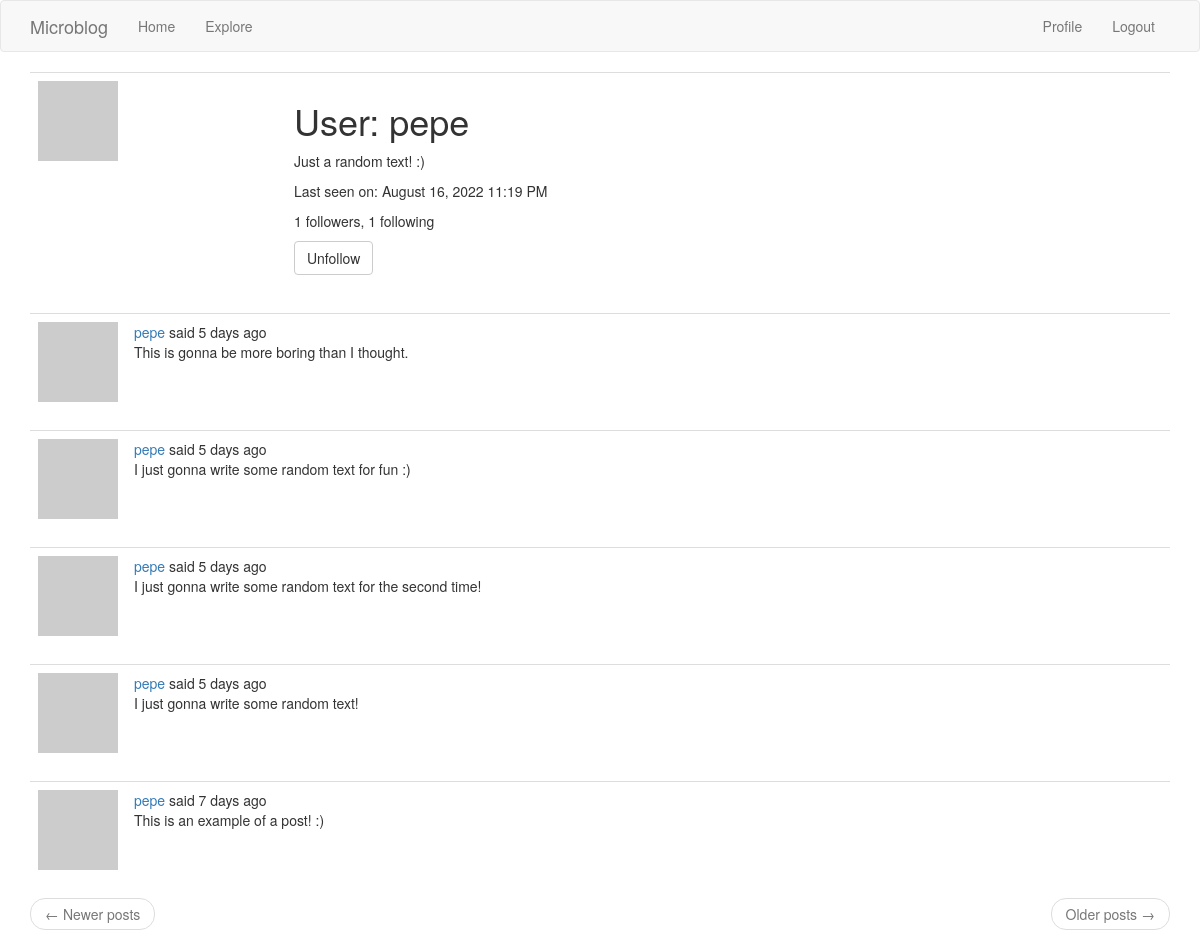
/user/pepe (signed in), run on an earlier commit of the app's database.
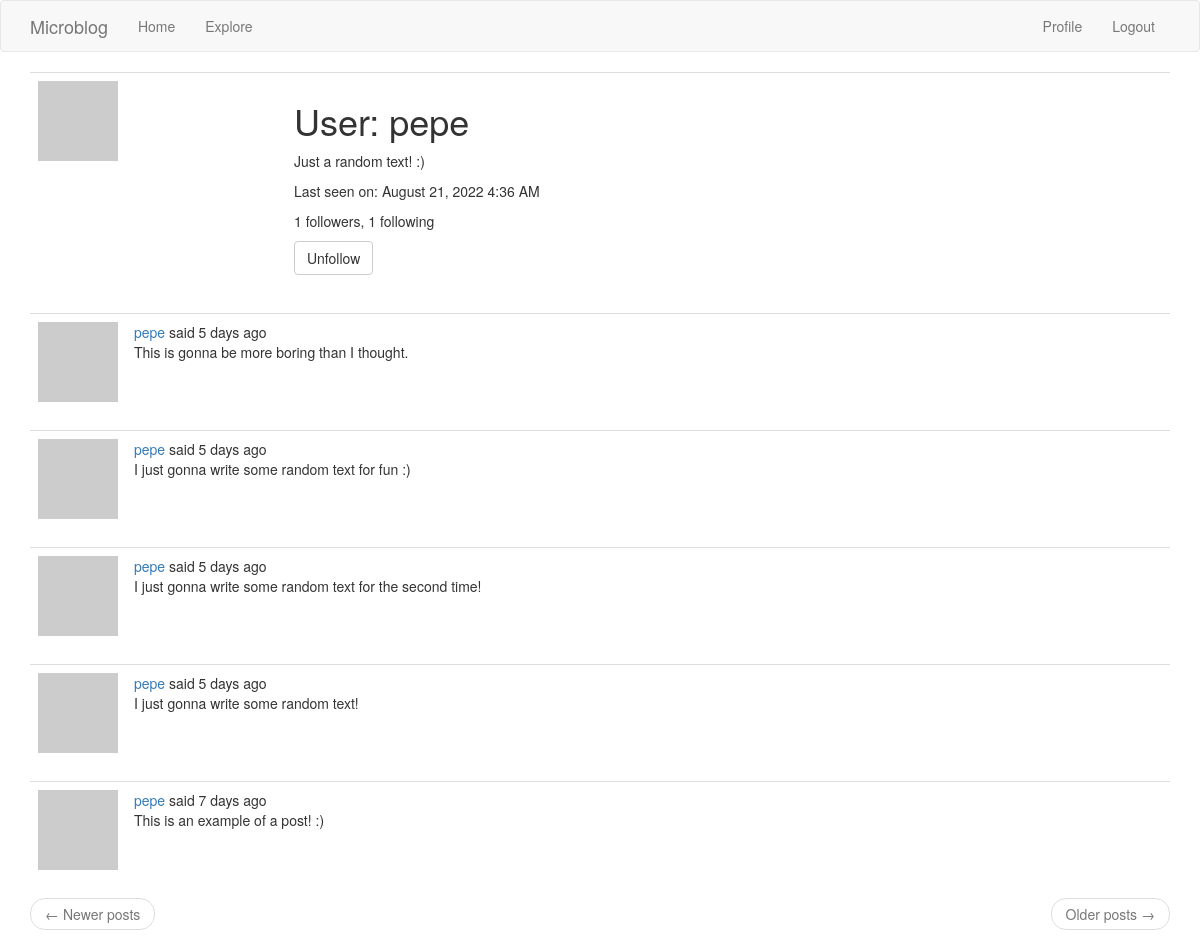
And on a later commit of the database.
### flaskr/models.py (models this page shows, shortened)
class User(UserMixin, db.Model):
    id = db.Column(db.Integer, primary_key=True)
    username = db.Column(db.String(64), index=True, unique=True)
    email = db.Column(db.String(120), index=True, unique=True)
    password_hash = db.Column(db.String(128))
    about_me = db.Column(db.String(140))
    last_seen = db.Column(db.DateTime, default=datetime.utcnow)
    posts = db.relationship("Post", backref="author", lazy="dynamic")
    followed = db.relationship(
        "User", secondary=followers,
        primaryjoin=(followers.c.follower_id == id),
        secondaryjoin=(followers.c.followed_id == id),
        backref=db.backref("followers", lazy="dynamic"), lazy="dynamic"
    )
    def avatar(self, size):
        digest = md5(self.email.lower().encode("utf-8")).hexdigest()
        return "https://www.gravatar.com/avatar/{}?d=identicon&s={}".format(
            digest, size
        )
    def is_following(self, user):
        return self.followed.filter(
            followers.c.followed_id == user.id
        ).count() > 0

class Post(db.Model):
    id = db.Column(db.Integer, primary_key=True)
    body = db.Column(db.String(140))
    timestamp = db.Column(db.DateTime, index=True, default=datetime.utcnow)
    user_id = db.Column(db.Integer, db.ForeignKey("user.id"))

### flaskr/routes.py (the view)
@app.route("/user/<username>")
@login_required
def user(username):
    user = User.query.filter_by(username=username).first_or_404()
    page = request.args.get("page", 1, type=int)
    posts = user.posts.order_by(Post.timestamp.desc()).paginate(
        page, app.config["POSTS_PER_PAGE"], False)
    next_url = url_for("user", username=user.username, page=posts.next_num) \
            if posts.has_next else None
    prev_url = url_for("user", username=user.username, page=posts.prev_num) \
            if posts.has_prev else None
    form = EmptyForm()
    return render_template("profile/user.html", user=user, posts=posts.items,
                           form=form, next_url=next_url, prev_url=prev_url)

### flaskr/forms.py
class EmptyForm(FlaskForm):
    submit = SubmitField("Submit")

### flaskr/models.py (called while the page is built)
@login.user_loader
def load_user(id):
    return User.query.get(int(id))

### flaskr/routes.py (called while the page is built)
@app.before_request
def before_request():
    if current_user.is_authenticated:
        current_user.last_seen = datetime.utcnow()
        db.session.commit()
    g.locale = str(get_locale())

### flaskr/templates/profile/user.html (shortened to what this page needs)
{% extends "base.html" %}
{% block app_content %}
    <table class="table table-hover">
        <tr>
            <td width="256px"><img src="{{ user.avatar(256) }}"></td>
            <td>
                <h1>{{ _('User') }}: {{ user.username }}</h1>
                {% if user.about_me %}
                    <p>{{ user.about_me }}</p>
                {% endif %}
                {% if user.last_seen %}
                    <p>
                        {{ _('Last seen on') }}: {{ moment(user.last_seen).format('LLL') }}
                    </p>
                {% endif %}
                <p>
                    {{ _('%(count)d followers', count=user.followers.count()) }}, {{ _('%(count)d following', count=user.followed.count()) }}
                </p>
                {% if user == current_user %}
                    <p>
                        <a href="{{ url_for('edit_user') }}">
                            {{ _('Edit your profile') }}
                        </a>
                    </p>
                {% else %}
                    <p>
                        <form action="{{ url_for('unfollow', username=user.username) }}" method="POST">
                            {{ form.submit(value=_('Unfollow'), class_='btn btn-default') }}
                        </form>
                    </p>
                {% endif %}
            </td>
        </tr>
    </table>
    {% for post in posts %}
        {% include 'portions/_post.html' %}
    {% endfor %}
    <nav aria-label="...">
        <ul class="pager">
            <li class="previous{% if not prev_url %} disabled{% endif %}">
                <a href="{{ prev_url or '#' }}">
                    <span aria-hidden="true">&larr;</span> {{ _('Newer posts') }}
                </a>
            </li>
            <li class="next{% if not next_url %} disabled{% endif %}">
                <a href="{{ next_url or '#' }}">
                    {{ _('Older posts') }} <span aria-hidden="true">&rarr;</span>
                </a>
            </li>
        </ul>
    </nav>
{% endblock app_content %}

### flaskr/templates/base.html (shortened to what this page needs)
{% extends "bootstrap/base.html" %}
{% block navbar %}
    <nav class="navbar navbar-default">
        <div class="container">
            <div class="navbar-header">
                <a class="navbar-brand" href="{{ url_for('index') }}">Microblog</a>
            </div>
            <div class="collapse navbar-collapse" id="bs-example-navbar-collapse-1">
                <ul class="nav navbar-nav">
                    <li><a href="{{ url_for('index') }}">{{ _('Home') }}</a></li>
                    <li><a href="{{ url_for('explore') }}">{{ _('Explore') }}</a></li>
                </ul>
                <ul class="nav navbar-nav navbar-right">
                    {% if current_user.is_anonymous %}
                        <li><a href="{{ url_for('login') }}">{{ _(Login) }}</a></li>
                    {% else %}
                        <li><a href="{{ url_for('user', username=current_user.username) }}">{{ _('Profile') }}</a></li>
                        <li><a href="{{ url_for('logout') }}">{{ _('Logout') }}</a></li>
                    {% endif %}
                </ul>
            </div>
        </div>
    </nav>
{% endblock navbar %}
{% block content %}
    <div class="container">
        {% block app_content %}{% endblock app_content %}
    </div>
{% endblock content %}

### flaskr/templates/portions/_post.html (shortened to what this page needs)
<table class="table table-hover">
    <tr>
        <td width="70px">
            <a href="{{ url_for('user', username=post.author.username) }}">
                <img src="{{ post.author.avatar(70) }}" />
            </a>
        </td>
        <td>
            {{ _('%(username)s said %(when)s',
            username=user_link, when=moment(post.timestamp).fromNow()) }}
            <br/>
            {{ post.body }}
        </td>
    </tr>
</table>

What changed in the data, as far as the page shows it:
changed User "pepe": last_seen "August 16, 2022 11:19 PM" → "August 21, 2022 4:36 AM"
